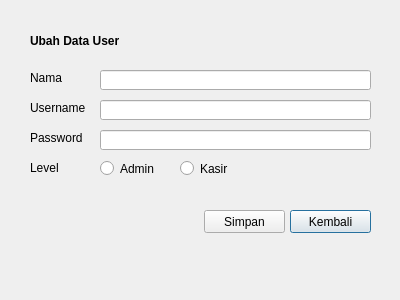
<?xml version="1.0" encoding="UTF-8"?>
<ui version="4.0">
 <class>Dialog</class>
 <widget class="QDialog" name="Dialog">
  <property name="geometry">
   <rect>
    <x>0</x>
    <y>0</y>
    <width>400</width>
    <height>300</height>
   </rect>
  </property>
  <property name="windowTitle">
   <string>Dialog</string>
  </property>
  <widget class="QLabel" name="label_2">
   <property name="geometry">
    <rect>
     <x>30</x>
     <y>70</y>
     <width>61</width>
     <height>16</height>
    </rect>
   </property>
   <property name="text">
    <string>Nama         :</string>
   </property>
  </widget>
  <widget class="QLineEdit" name="lineEdit">
   <property name="geometry">
    <rect>
     <x>100</x>
     <y>70</y>
     <width>271</width>
     <height>20</height>
    </rect>
   </property>
  </widget>
  <widget class="QPushButton" name="pushButton_2">
   <property name="geometry">
    <rect>
     <x>290</x>
     <y>210</y>
     <width>81</width>
     <height>23</height>
    </rect>
   </property>
   <property name="text">
    <string>Kembali</string>
   </property>
  </widget>
  <widget class="QLineEdit" name="lineEdit_2">
   <property name="geometry">
    <rect>
     <x>100</x>
     <y>100</y>
     <width>271</width>
     <height>20</height>
    </rect>
   </property>
  </widget>
  <widget class="QLineEdit" name="lineEdit_3">
   <property name="geometry">
    <rect>
     <x>100</x>
     <y>130</y>
     <width>271</width>
     <height>20</height>
    </rect>
   </property>
  </widget>
  <widget class="QLabel" name="label_3">
   <property name="geometry">
    <rect>
     <x>30</x>
     <y>100</y>
     <width>61</width>
     <height>16</height>
    </rect>
   </property>
   <property name="text">
    <string>Username  :</string>
   </property>
  </widget>
  <widget class="QRadioButton" name="radioButton">
   <property name="geometry">
    <rect>
     <x>100</x>
     <y>160</y>
     <width>61</width>
     <height>17</height>
    </rect>
   </property>
   <property name="text">
    <string>Admin</string>
   </property>
  </widget>
  <widget class="QPushButton" name="pushButton">
   <property name="geometry">
    <rect>
     <x>204</x>
     <y>210</y>
     <width>81</width>
     <height>23</height>
    </rect>
   </property>
   <property name="text">
    <string>Simpan</string>
   </property>
  </widget>
  <widget class="QLabel" name="label">
   <property name="geometry">
    <rect>
     <x>30</x>
     <y>30</y>
     <width>111</width>
     <height>21</height>
    </rect>
   </property>
   <property name="font">
    <font>
     <weight>75</weight>
     <bold>true</bold>
    </font>
   </property>
   <property name="text">
    <string>Ubah Data User</string>
   </property>
  </widget>
  <widget class="QRadioButton" name="radioButton_2">
   <property name="geometry">
    <rect>
     <x>180</x>
     <y>160</y>
     <width>61</width>
     <height>17</height>
    </rect>
   </property>
   <property name="text">
    <string>Kasir</string>
   </property>
  </widget>
  <widget class="QLabel" name="label_5">
   <property name="geometry">
    <rect>
     <x>30</x>
     <y>160</y>
     <width>61</width>
     <height>16</height>
    </rect>
   </property>
   <property name="text">
    <string>Level          :</string>
   </property>
  </widget>
  <widget class="QLabel" name="label_4">
   <property name="geometry">
    <rect>
     <x>30</x>
     <y>130</y>
     <width>61</width>
     <height>16</height>
    </rect>
   </property>
   <property name="text">
    <string>Password   :</string>
   </property>
  </widget>
 </widget>
 <resources/>
 <connections/>
</ui>
